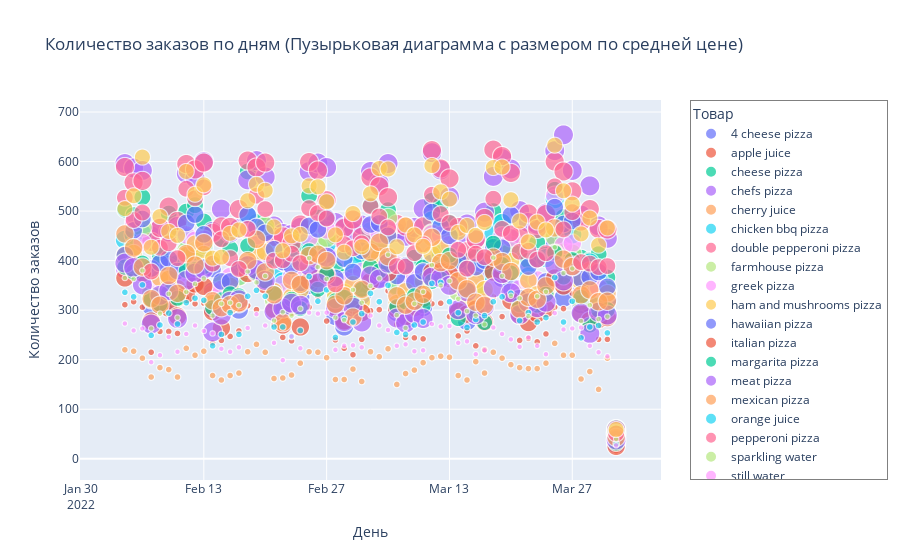

Notebook source saved alongside this figure:
### Markdown cell above
### plotly.express

### Code cell
# Построение пузырьковой диаграммы с агрегацией
fig = px.scatter(
    df_sales_cnt,
    x='day',
    y='count',
    size='avg_price',  # Размер пузырьков пропорционален средней цене
    color='good',  # Цвет пузырьков по 'good'
    title='Количество заказов по дням (Пузырьковая диаграмма с размером по средней цене)',
    labels={'count': 'Количество заказов', 'day': 'День', 'good': 'Товар'}
)

# Настройка легенды
fig.update_layout(
    legend=dict(
        x=1.05,
        y=1,
        borderwidth=1,
        bordercolor='gray'
    ),
    margin=dict(r=150),
    yaxis_tickformat='~s'
)

fig.show()
